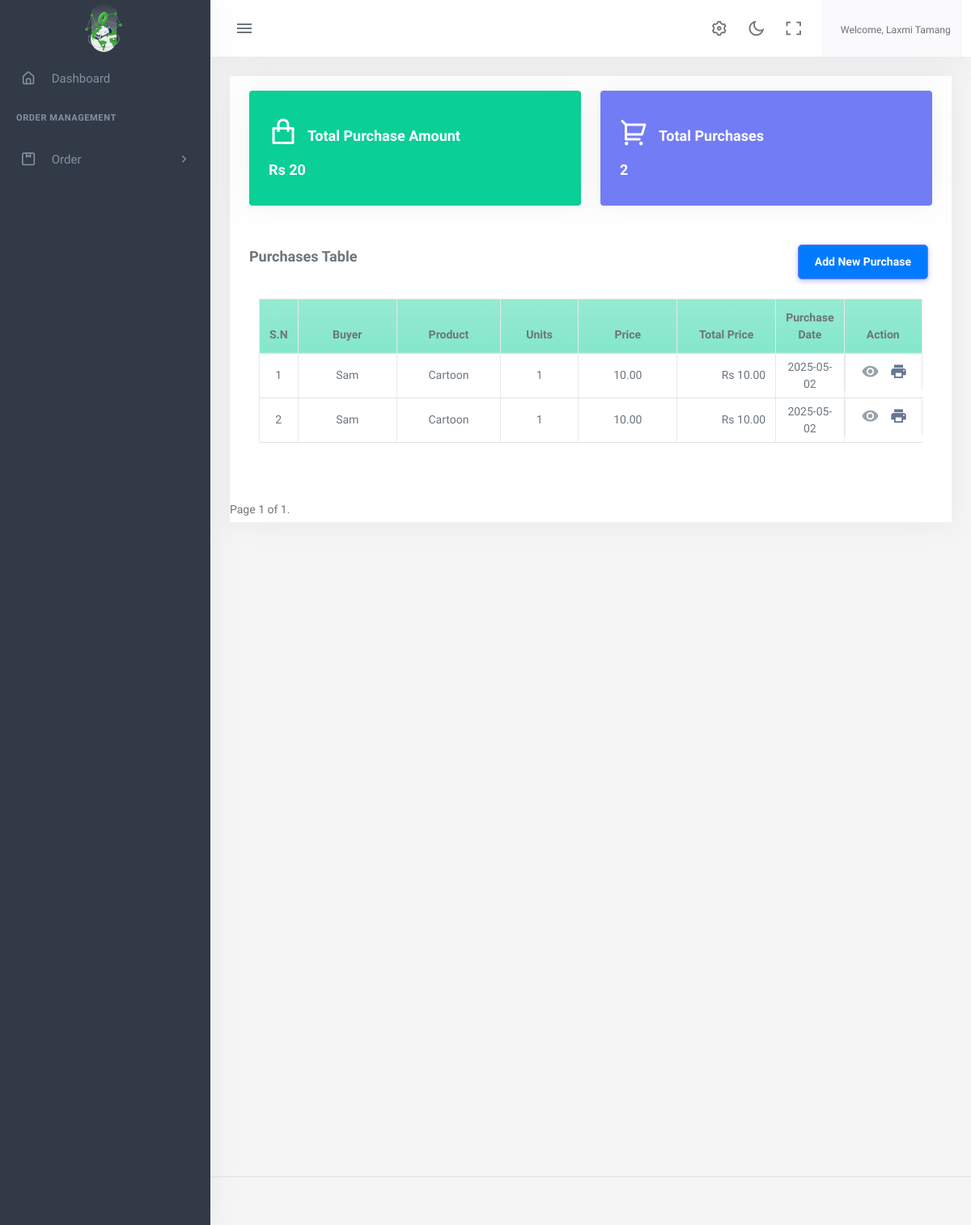
Screenshot of /purchase (signed in) with the database file from the repository.
### accounts/models.py (models this page shows, shortened)
class User(AbstractBaseUser,PermissionsMixin):
    email = models.EmailField(
        verbose_name='Email',
        max_length=255,
        unique=True,
    )
    name = models.CharField(max_length=200,null=True, blank=True)
    is_user = models.BooleanField(default=False)
    is_admin = models.BooleanField(default=False)
    is_agent= models.BooleanField(default=False)
    is_sub_admin=models.BooleanField(default=False)
    phone_no = models.CharField(max_length=150, null=True, blank=True)
    address = models.CharField(max_length=150, null=True, blank=True )
    image = models.ImageField(upload_to="image/", null=True, blank=True)
    activate = models.BooleanField(default =False)
    created_at = models.DateTimeField(auto_now_add=True)
    updated_at = models.DateTimeField(auto_now=True)
    objects = UserManager()
    USERNAME_FIELD = 'email'
    REQUIRED_FIELDS = ['phone_no','name']

### app2/models.py (models this page shows, shortened)
class AboutUS(models.Model):
    company_name=models.CharField(max_length=100)
    logo= models.ImageField(upload_to='logoimage/')
    address = models.CharField(max_length=1000)
    email = models.EmailField()
    contactNo= models.CharField(max_length=15)
    class Meta:
        ordering =['-id']

class Purchase(models.Model):
    buyer=models.ForeignKey(Buyer, on_delete=models.SET_NULL,null=True)
    product=models.CharField(max_length=200)
    quantity=models.PositiveIntegerField()
    price=models.DecimalField(max_digits=10, decimal_places=2)
    date=models.DateField(auto_now_add=True)
    def total_price(self):
        return self.quantity * self.price
    class Meta:
        ordering =['-id']

class Buyer(models.Model):
    name=models.CharField(max_length=200)
    address=models.CharField(max_length=200)
    phoneNo=models.CharField(max_length=20)

### app2/views.py (the view)
# urls.py: path('purchase', views.purchase, name='purchase'),
def purchase(request):
    items_per_page = 10
    purchase_list = Purchase.objects.all()
    purchase_list = purchase_list.annotate(
        total=ExpressionWrapper(F('quantity') * F('price'), output_field=DecimalField())
    )
    paginator = Paginator(purchase_list, items_per_page)
    page = request.GET.get('page')
    try:
        purchases = paginator.page(page)
    except PageNotAnInteger:
        purchases = paginator.page(1)
    except EmptyPage:
        purchases = paginator.page(paginator.num_pages)
    total_amount = purchase_list.aggregate(total_cost=Sum('total'))['total_cost'] or 0
    total_purchase = purchase_list.count()
    buyers = Buyer.objects.all()
    return render(request, 'app2/purchases.html', {
        'buyers': buyers,
        'purchases': purchases,
        'total_purchase': total_purchase,
        'total_amount': total_amount
    })

### app2/context_processors.py (called while the page is built)
def aboutus(request):
    pick_Up_Plans=Pick_Up_Plan.objects.all()
    aboutus = AboutUS.objects.first()
    return {'contact': aboutus,'details':pick_Up_Plans,'company':aboutus}

def usercount(request):
    totalClient = User.objects.filter(is_user= True).count
    return ({
        'totalClient':totalClient
    })

def invoice(request):
    received_orders = Order.objects.filter(order_status='received')
    paid_amount = received_orders.aggregate(total_cost=Sum('totalPrice'))['total_cost'] or 0
    order = Order.objects.all().count
    unreceived_orders = Order.objects.exclude(Q(order_status='received') | Q(order_status='pending'))
    unpaid_amount = unreceived_orders.aggregate(total_cost=Sum('totalPrice'))['total_cost'] or 0
    return({
        'paidamount':paid_amount,
        'totalOrders':order,
        'unpaidamount':unpaid_amount
    })

def notification(request):
    notifications = Pick_Up_Plan.objects.filter(date=datetime.today())
    return({
        'notifications':notifications
    })

def total_cashbook(request):
    dailytransactions_list = Daily.objects.all()
    grand_total = dailytransactions_list.aggregate(Sum('total'))['total__sum']
    return ({
        'grand_total':grand_total,
    })

### app2/templates/app2/purchases.html (shortened to what this page needs)
{% extends 'app2/base.html' %}
{% load custome_filter %}
{% load static %}
{% block body %}
<div class="content-page">
  <div class="content">
    <div class="container-fluid">
      <div class="row pt-3">
        <div class="col-lg-12 col-md-12 col-sm-12 col-xs-12">
          <div class="card card-default rounded-0 shadow">
            <div class="card-header">
              <div class="row">
                <div class="col-md-6">
                    <div class="card p-3 bg-success text-white">
                        <div class="d-flex">
                            <i class="ri-shopping-bag-line fs-1"></i>
                            <h4 class="ps-2 pt-2">Total Purchase Amount</h4>
                        </div>
                        <h4>Rs {{ total_amount }}</h4>
                    </div>
                </div>
                <div class="col-md-6">
                    <div class="card p-3 bg-primary text-white">
                        <div class="d-flex">
                            <i class="ri-shopping-cart-2-line fs-1"></i>
                            <h4 class="ps-2 pt-2">Total Purchases</h4>
                        </div>
                        <h4>{{ total_purchase }}</h4>
                    </div>
                </div>
              </div>
              <div class="d-flex w-100 align-items-center justify-content-between mt-3">
                <h4 class="card-title fw-bold">Purchases Table</h4>
                <a href="{% url 'dashboard:create_purchase' %}" class="card-title fw-bold btn btn-primary btn-sm">Add New Purchase</a>
              </div>
            </div>
            <div class="card-body pt-1">
              <div class="container-fluid">
                <table class="table table-bordered" id="purchase-list">
                  <colgroup>
                    <col width="5%" />
                    <col width="20%" />
                    <col width="20%" />
                    <col width="15%" />
                    <col width="20%" />
                    <col width="20%" />
                  </colgroup>
                  <thead>
                    <tr class="bg-gradient bg-success bg-opacity-50 text-light">
                      <th class="px-2 py-2 text-center">S.N</th>
                      <th class="px-2 py-2 text-center">Buyer</th>
                      <th class="px-2 py-2 text-center">Product</th>
                      <th class="px-2 py-2 text-center">Units</th>
                      <th class="px-2 py-2 text-center">Price</th>
                      <th class="px-2 py-2 text-center">Total Price</th>
                      <th class="px-2 py-2 text-center">Purchase Date</th>
                      <th class="px-2 py-2 text-center ">Action</th>
                    </tr>
                  </thead>
                  <tbody>
                    {% for purchase in purchases %}
                    <tr>
                      <td class="px-2 py-1 align-middle text-center">{{ forloop.counter }}</td>
                      <td class="px-2 py-1 align-middle text-center">{{ purchase.buyer.name }}</td>
                      <td class="px-2 py-1 align-middle text-center">{{ purchase.product }}</td>
                      <td class="px-2 py-1 align-middle text-center">{{ purchase.quantity }}</td>
                      <td class="px-2 align-middle text-center">{{purchase.price}}</td>
                      <td class="px-2 py-1 align-middle text-end">Rs {{ purchase.total_price }}</td>
                      <td class="px-2 py-1 align-middle text-center">{{ purchase.date|date:"Y-m-d" }}</td>
                      <td class="px-2 py-1 align-middle text-center d-flex">
                        <a href="" class="action-icon" title="view History"> <i class="mdi mdi-eye"></i></a>
                      <a href="" target="_blank"title="print"><i class="mdi mdi-printer"></i></a>
                                  </td>
                    </tr>
                    {% empty %}
                    <tr>
                      <td colspan="6" class="text-center">No Purchases Found</td>
                    </tr>
                    {% endfor %}
                  </tbody>
                </table>
              </div>
            </div>
            <div class="pagination mt-3">
              <span class="step-links float-center">
                <span class="current">
                  Page {{ purchases.number }} of {{ purchases.paginator.num_pages }}.
                </span>
              </span>
            </div>
          </div>
        </div>
      </div>
    </div>
  </div>
</div>
{% endblock %}

### app2/templates/app2/base.html (shortened to what this page needs)
{% load static %}
<!DOCTYPE html>
<html lang="en">
    <head>
        <link href="{% static 'app2/assets/css/app-saas.min.css'%}" rel="stylesheet" type="text/css" id="app-style" />
        <link href="{% static 'app2/assets/css/icons.min.css'%}" rel="stylesheet" type="text/css" />
        <link href="{% static 'app2/assets/vendor/bootstrap-datepicker/css/bootstrap-datepicker.min.css'%}" rel="stylesheet" type="text/css" />
        <link href="{% static 'app2/assets/vendor/select2/css/select2.min.css'%}" rel="stylesheet" type="text/css" />
        <link href="{% static 'app2/assets/vendor/datatables.net-bs5/css/dataTables.bootstrap5.min.css'%}" rel="stylesheet" type="text/css" />
        <link href="{% static 'app2/assets/vendor/datatables.net-responsive-bs5/css/responsive.bootstrap5.min.css'%}" rel="stylesheet" type="text/css" />
        <link href="{% static 'app2/assets/css/app-saas.min.css'%}" rel="stylesheet" type="text/css" id="app-style" />
        <link href="{% static 'app2/assets/css/icons.min.css'%}" rel="stylesheet" type="text/css" />
        <link rel="stylesheet" href="https://cdnjs.cloudflare.com/ajax/libs/font-awesome/6.0.0/css/all.min.css">
        <link href="https://cdn.jsdelivr.net/npm/summernote@0.8.16/dist/summernote-lite.min.css" rel="stylesheet">
    </head>
    <link rel="stylesheet" href="https://maxcdn.bootstrapcdn.com/font-awesome/4.7.0/css/font-awesome.min.css">
    <body>
        <div class="wrapper">
            <div class="navbar-custom">
                <div class="topbar container-fluid justify-content-between">
                    <div class="d-flex align-items-center  gap-lg-2 gap-1">
                        <button class="button-toggle-menu sm:float-end">
                            <i class="mdi mdi-menu"></i>
                        </button>
                    </div>
                    <ul class="topbar-menu d-flex align-items-center gap-3">
                        <li class="d-none d-sm-inline-block">
                            <a class="nav-link" data-bs-toggle="offcanvas" href="#theme-settings-offcanvas">
                                <i class="ri-settings-3-line font-22"></i>
                            </a>
                        </li>
                        <li class="d-none d-sm-inline-block">
                            <div class="nav-link" id="light-dark-mode" data-bs-toggle="tooltip" data-bs-placement="left" title="Theme Mode">
                                <i class="ri-moon-line font-22"></i>
                            </div>
                        </li>
                        <li class="d-none d-md-inline-block">
                            <a class="nav-link" href="#" data-toggle="fullscreen">
                                <i class="ri-fullscreen-line font-22"></i>
                            </a>
                        </li>
                        <li class="dropdown">
                            <a class="nav-link dropdown-toggle arrow-none nav-user px-2" data-bs-toggle="dropdown" href="#" role="button" aria-haspopup="false" aria-expanded="false">
                                <span class="d-lg-flex flex-column gap-1 d-none">
                                    <h6 class="my-0 fw-normal">Welcome, {{request.user.name}}</h6>
                                </span>
                            </a>
                        </li>
                    </ul>
                </div>
            </div>
            <div class="leftside-menu">
                <a href="{% url 'dashboard:index' %}" class="logo logo-light">
                    <span class="logo-lg">
                        <img src="{{company.logo.url}}" alt="logo" style="height: 64px;">
                    </span>
                </a>
                <div class="h-100" id="leftside-menu-container" data-simplebar>
                    <ul class="side-nav">
                        <li class="side-nav-item">
                            <a href="{% url 'dashboard:index' %}" class="side-nav-link">
                                <i class="uil-home-alt"></i>
                                <span> Dashboard </span>
                            </a>
                        </li>
                        <li class="side-nav-title">Order Management </li>
                        <li class="side-nav-item">
                            <a data-bs-toggle="collapse" href="#sidebarPages1" aria-expanded="false" aria-controls="sidebarPages" class="side-nav-link">
                                <i class="uil-package"></i>
                                <span> Order </span>
                                <span class="menu-arrow"></span>
                            </a>
                        </li>
                    </ul>
                </div>
            </div>
  {% block body %}
  {% endblock  %}
        <footer class="footer">
            <div class="container-fluid">
                <div class="row">
                    <div class="col-md-6">
                    </div>
                </div>
            </div>
        </footer>
    </div>
                        </body>
                        </html>

### app2/templates/app2/base.html (style rules this page uses)
.btn { margin: 0 5px; padding: 10px 20px; border-radius: 5px; cursor: pointer; }
.btn-primary { background-color: #007bff; color: #fff; }

### rows the page displays
User: user.name "Laxmi Tamang"
AboutUS: logo (picture)
Purchase: buyer.name "Sam", product "Cartoon", quantity "1", price "10.00", total_price "10.00", date "2025-05-02"
Purchase: buyer.name "Sam", product "Cartoon", quantity "1", price "10.00", total_price "10.00", date "2025-05-02"

### other values shown
{{ total_amount }} "20"
{{ total_purchase }} "2"
{{ purchases.number }} "1"
{{ purchases.paginator.num_pages }} "1"
